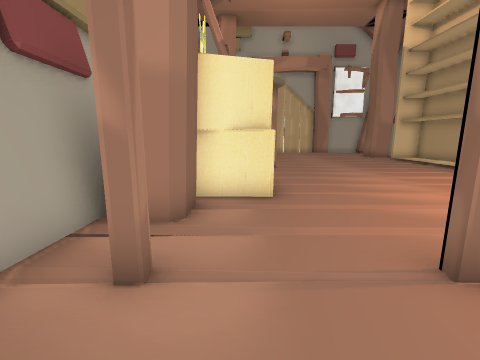
View 1 (above)

12 first-person views from a walk through a Unity game level. The camera is 1.4 m above the floor, tilts 10° down and sees 90° across. The floor is counted in squares, 1 m on a side. Each view is taken from the middle of a square. On the plan, view 1 faces up. The plan holds only what a view shows up to about 13 squares ahead; the rest is blank. The place goes on beyond the plan. Some animated figures are left out. Some surface patterns are stand-ins.

View 2
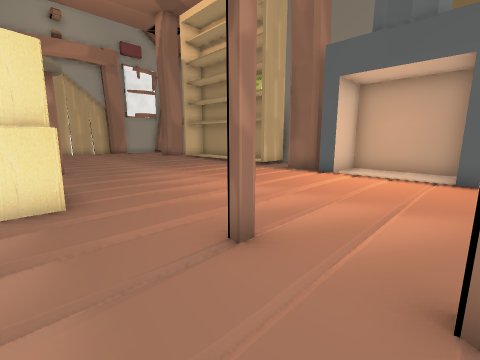

View 3
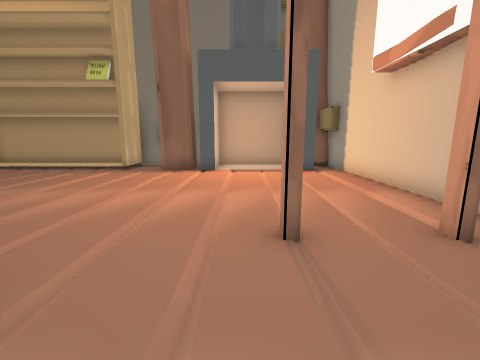

View 4
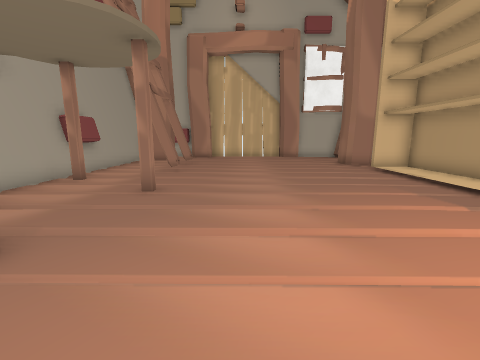

View 5
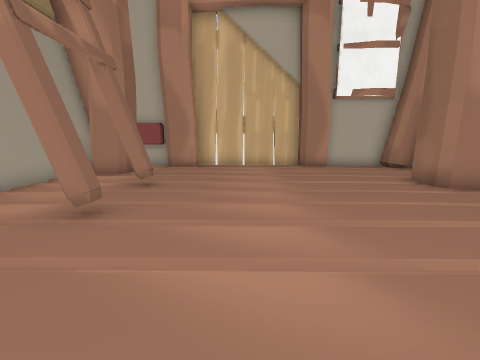

View 6
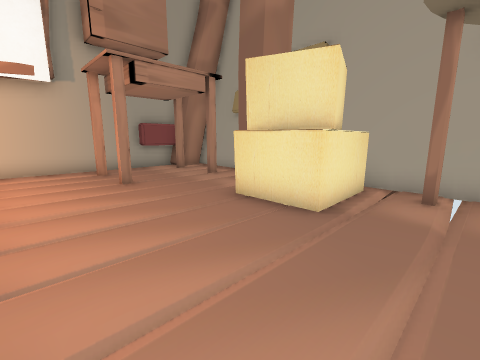

View 7
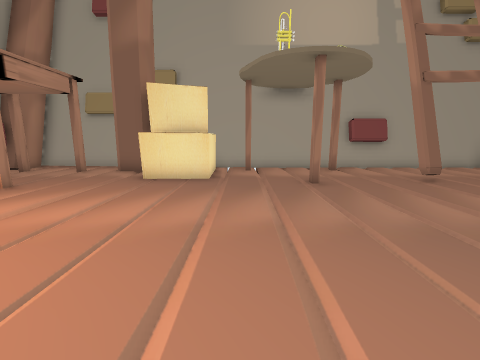

View 8
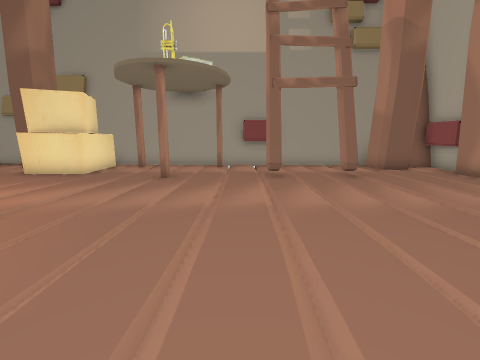

View 9
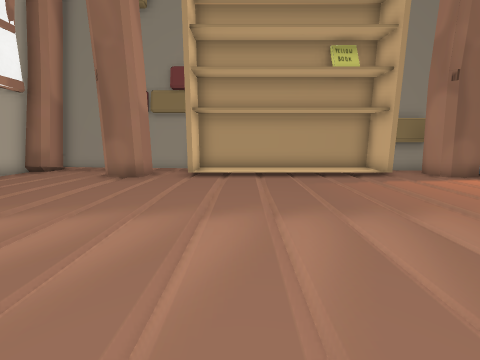

View 10
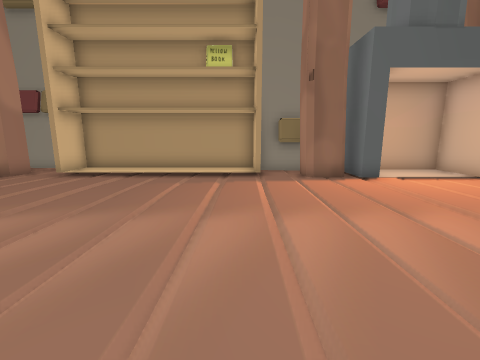

View 11
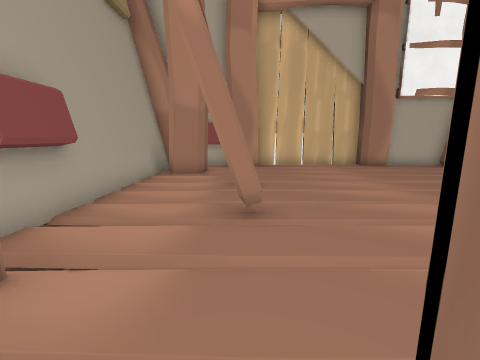

View 12
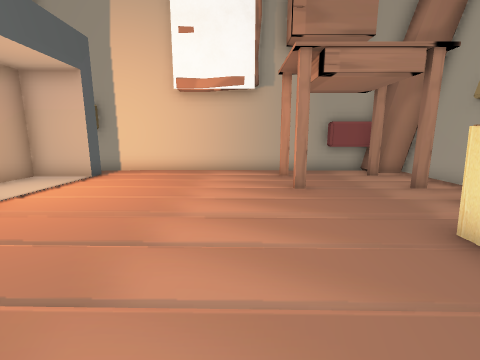

### Floor plan
Key: @ floor where view 1 was taken; # wall or solid block; . floor; / step, stairs or slope; = window, fence, low wall or low ledge; B box.
Columns run from 3 left of view 1 to 12 right of it. Each row starts with its distance up from view 1.
 23  ##############
 22 ###...........##
 21 ###............#
 20 ###............#
 19 ##...........###
 18 ##..#........###
 17 ##.............#
 16 ##.........../##
 15 ##..#......../.#
 14 ##.........../.#
 13 #.#........../.#
 12 #............/.#
 11 #....#......./.#
 10 #=.........../.#
  9 ##.........../.#
  8 #BBBB......../##
  7 #BBBB..........#
  6 #BBBB........###
  5 ###..........##
  4 ###..........###
  3 #..............#
  2 #.#..#.........#
  1 #..............#
  0 ###@.#.......###
 -1  ###..........#
 -2   #############

Positions as (right, up) in squares from view 1, and headings:
1: (0, 0), facing up
2: (0, 0), facing up-right
3: (-1, 3), facing right
4: (4, 5), facing up
5: (4, 11), facing up
6: (5, 10), facing down-left
7: (9, 9), facing left
8: (10, 14), facing left
9: (1, 14), facing right
10: (1, 9), facing right
11: (1, 11), facing up
12: (4, 9), facing down
